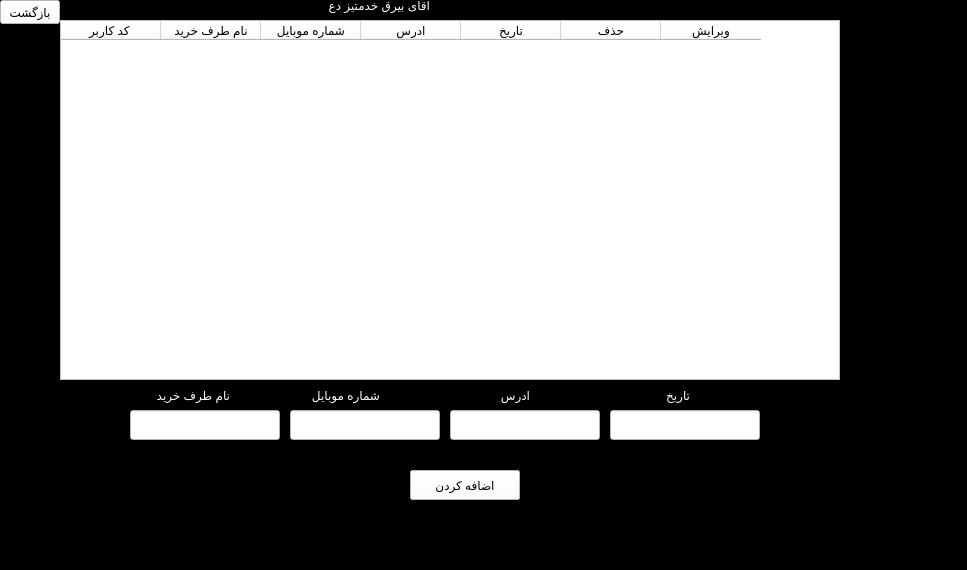
<?xml version="1.0" encoding="UTF-8"?>
<ui version="4.0">
 <class>CPRpage</class>
 <widget class="QMainWindow" name="CPRpage">
  <property name="geometry">
   <rect>
    <x>0</x>
    <y>0</y>
    <width>967</width>
    <height>570</height>
   </rect>
  </property>
  <property name="windowTitle">
   <string>MainWindow</string>
  </property>
  <property name="styleSheet">
   <string notr="true">background-color: rgb(0, 0, 0);</string>
  </property>
  <widget class="QWidget" name="centralwidget">
   <widget class="QListView" name="listView">
    <property name="geometry">
     <rect>
      <x>0</x>
      <y>-50</y>
      <width>980</width>
      <height>681</height>
     </rect>
    </property>
   </widget>
   <widget class="QTableWidget" name="tableWidget">
    <property name="geometry">
     <rect>
      <x>60</x>
      <y>20</y>
      <width>780</width>
      <height>360</height>
     </rect>
    </property>
    <property name="minimumSize">
     <size>
      <width>0</width>
      <height>0</height>
     </size>
    </property>
    <property name="whatsThis">
     <string>&lt;html&gt;&lt;head/&gt;&lt;body&gt;&lt;p align=&quot;center&quot;&gt;&lt;br/&gt;&lt;/p&gt;&lt;/body&gt;&lt;/html&gt;</string>
    </property>
    <property name="styleSheet">
     <string notr="true">background-color: rgb(255, 255, 255);</string>
    </property>
    <column>
     <property name="text">
      <string>کد کاربر </string>
     </property>
    </column>
    <column>
     <property name="text">
      <string>نام طرف خرید</string>
     </property>
    </column>
    <column>
     <property name="text">
      <string>شماره موبایل</string>
     </property>
    </column>
    <column>
     <property name="text">
      <string>ادرس</string>
     </property>
    </column>
    <column>
     <property name="text">
      <string>تاریخ</string>
     </property>
    </column>
    <column>
     <property name="text">
      <string>حذف</string>
     </property>
    </column>
    <column>
     <property name="text">
      <string>ویرایش</string>
     </property>
    </column>
   </widget>
   <widget class="QLineEdit" name="NameKh">
    <property name="geometry">
     <rect>
      <x>130</x>
      <y>410</y>
      <width>150</width>
      <height>30</height>
     </rect>
    </property>
    <property name="styleSheet">
     <string notr="true">background-color: rgb(255, 255, 255);</string>
    </property>
   </widget>
   <widget class="QLineEdit" name="Adres">
    <property name="geometry">
     <rect>
      <x>450</x>
      <y>410</y>
      <width>150</width>
      <height>30</height>
     </rect>
    </property>
    <property name="styleSheet">
     <string notr="true">background-color: rgb(255, 255, 255);</string>
    </property>
   </widget>
   <widget class="QLineEdit" name="shomareh">
    <property name="geometry">
     <rect>
      <x>290</x>
      <y>410</y>
      <width>150</width>
      <height>30</height>
     </rect>
    </property>
    <property name="styleSheet">
     <string notr="true">background-color: rgb(255, 255, 255);</string>
    </property>
   </widget>
   <widget class="QLineEdit" name="tarikh">
    <property name="geometry">
     <rect>
      <x>610</x>
      <y>410</y>
      <width>150</width>
      <height>30</height>
     </rect>
    </property>
    <property name="styleSheet">
     <string notr="true">background-color: rgb(255, 255, 255);</string>
    </property>
   </widget>
   <widget class="QLabel" name="label">
    <property name="geometry">
     <rect>
      <x>140</x>
      <y>380</y>
      <width>90</width>
      <height>30</height>
     </rect>
    </property>
    <property name="styleSheet">
     <string notr="true">color: rgb(255, 255, 255);</string>
    </property>
    <property name="text">
     <string>نام طرف خرید</string>
    </property>
   </widget>
   <widget class="QLabel" name="label_3">
    <property name="geometry">
     <rect>
      <x>440</x>
      <y>380</y>
      <width>90</width>
      <height>30</height>
     </rect>
    </property>
    <property name="styleSheet">
     <string notr="true">color: rgb(255, 255, 255);</string>
    </property>
    <property name="text">
     <string>ادرس</string>
    </property>
   </widget>
   <widget class="QLabel" name="label_4">
    <property name="geometry">
     <rect>
      <x>290</x>
      <y>380</y>
      <width>90</width>
      <height>30</height>
     </rect>
    </property>
    <property name="styleSheet">
     <string notr="true">color: rgb(255, 255, 255);</string>
    </property>
    <property name="text">
     <string>شماره موبایل</string>
    </property>
   </widget>
   <widget class="QLabel" name="label_5">
    <property name="geometry">
     <rect>
      <x>600</x>
      <y>380</y>
      <width>90</width>
      <height>30</height>
     </rect>
    </property>
    <property name="styleSheet">
     <string notr="true">color: rgb(255, 255, 255);</string>
    </property>
    <property name="text">
     <string>تاریخ</string>
    </property>
   </widget>
   <widget class="QPushButton" name="AddPB">
    <property name="geometry">
     <rect>
      <x>410</x>
      <y>470</y>
      <width>110</width>
      <height>30</height>
     </rect>
    </property>
    <property name="styleSheet">
     <string notr="true">background-color: rgb(255, 255, 255);</string>
    </property>
    <property name="text">
     <string>اضافه کردن</string>
    </property>
   </widget>
   <widget class="QPushButton" name="EditPB">
    <property name="geometry">
     <rect>
      <x>410</x>
      <y>470</y>
      <width>110</width>
      <height>30</height>
     </rect>
    </property>
    <property name="styleSheet">
     <string notr="true">background-color: rgb(255, 255, 255);</string>
    </property>
    <property name="text">
     <string>ویرایش</string>
    </property>
   </widget>
   <widget class="QPushButton" name="backPB">
    <property name="geometry">
     <rect>
      <x>0</x>
      <y>0</y>
      <width>60</width>
      <height>24</height>
     </rect>
    </property>
    <property name="styleSheet">
     <string notr="true">
background-color: rgb(255, 255, 255);</string>
    </property>
    <property name="text">
     <string>بازگشت</string>
    </property>
   </widget>
   <widget class="QLabel" name="hiddenValue">
    <property name="geometry">
     <rect>
      <x>280</x>
      <y>100</y>
      <width>140</width>
      <height>110</height>
     </rect>
    </property>
    <property name="text">
     <string>TextLabel</string>
    </property>
   </widget>
   <widget class="QLabel" name="label_2">
    <property name="geometry">
     <rect>
      <x>240</x>
      <y>-10</y>
      <width>190</width>
      <height>30</height>
     </rect>
    </property>
    <property name="styleSheet">
     <string notr="true">color: rgb(255, 255, 255);</string>
    </property>
    <property name="text">
     <string>اقای بیرق خدمتیز دع</string>
    </property>
   </widget>
   <zorder>hiddenValue</zorder>
   <zorder>listView</zorder>
   <zorder>tableWidget</zorder>
   <zorder>NameKh</zorder>
   <zorder>Adres</zorder>
   <zorder>shomareh</zorder>
   <zorder>tarikh</zorder>
   <zorder>label</zorder>
   <zorder>label_3</zorder>
   <zorder>label_4</zorder>
   <zorder>label_5</zorder>
   <zorder>backPB</zorder>
   <zorder>label_2</zorder>
   <zorder>EditPB</zorder>
   <zorder>AddPB</zorder>
  </widget>
  <widget class="QStatusBar" name="statusbar"/>
  <widget class="QMenuBar" name="menubar">
   <property name="geometry">
    <rect>
     <x>0</x>
     <y>0</y>
     <width>967</width>
     <height>22</height>
    </rect>
   </property>
  </widget>
 </widget>
 <resources/>
 <connections/>
</ui>
